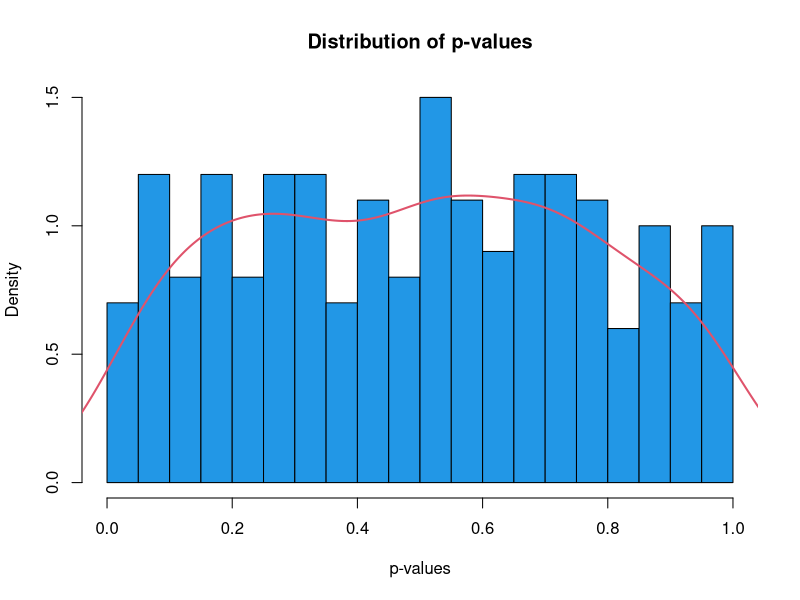
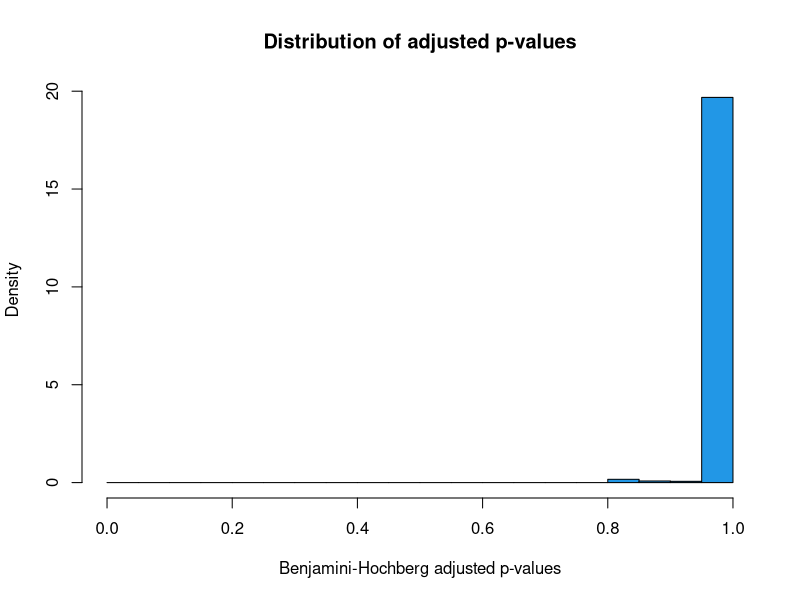

Source code (R) for these figures, in order:
## ---- chunk 1
# Print R session info
sessionInfo()
## ---- chunk 2
setwd("~/juicy/BioStatWork2012/mytex/journalClub/Reproducibility/repBioInfo")
getwd() ## obtain the working directory
## ---- chunk 3
set.seed(31)
nColors <- 200
nObs <- 100
jellyBeans <- matrix(rnorm(nObs*nColors), ncol=nColors)
fishing4News <- apply(jellyBeans, 2, function(x) t.test(x)$p.value)
## ---- chunk 4
library(xtable)
options(xtable.type='html')
xtable(summary(jellyBeans[,1:8]), caption="Some variables' summaries")
## ---- chunk 5
hist(fishing4News, col=4, breaks=20, freq=FALSE, main="Distribution of p-values", xlab="p-values")
lines(density(fishing4News), col=2, lwd=2)
## ---- chunk 6
set.seed(7)
nColors <- 10000
nObs <- 20
jellyBeans <- matrix(rnorm(nObs*nColors), ncol=nColors)
fishing4News <- apply(jellyBeans, 2, function(x) t.test(x)$p.value)
BHfishing <- p.adjust(fishing4News, "BH")
## ---- chunk 7
min(BHfishing)
sort(BHfishing)[1:5]
## ---- chunk 8
hist(BHfishing, col=4, breaks=20, freq=FALSE, main="Distribution of adjusted p-values", xlab="Benjamini-Hochberg adjusted p-values")
